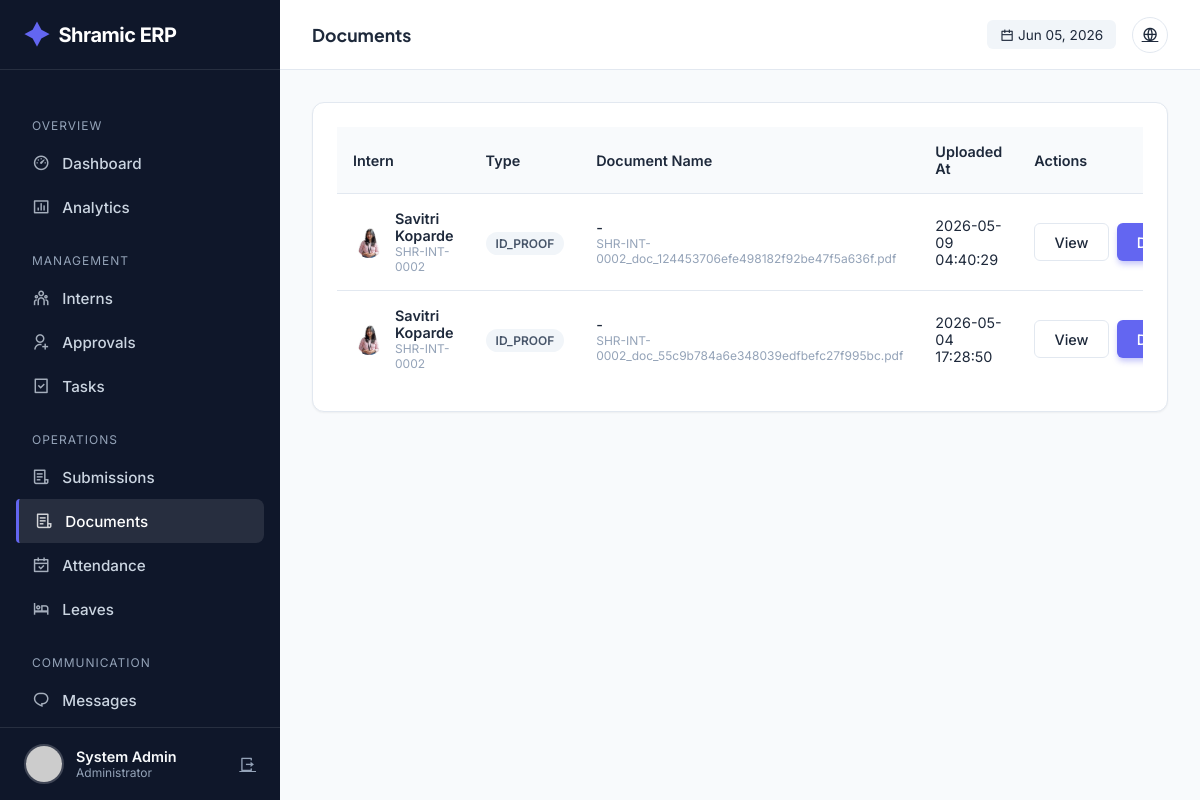
Screenshot of /admin/documents (signed in) with the database file from the repository.
### tables this page shows
CREATE TABLE users (
            id INTEGER PRIMARY KEY AUTOINCREMENT,
            intern_id TEXT UNIQUE,
            usn TEXT UNIQUE NOT NULL,
            full_name TEXT NOT NULL,
            phone TEXT NOT NULL,
            email TEXT UNIQUE NOT NULL,
            password_hash TEXT NOT NULL,
            role TEXT NOT NULL,
            photo_url TEXT,
            status TEXT DEFAULT 'PENDING',
            is_admin BOOLEAN DEFAULT 0,
            department TEXT,
            join_date DATE,
            emergency_contact TEXT,
            address TEXT,
            last_login TIMESTAMP,
            login_count INTEGER DEFAULT 0,
            created_at TIMESTAMP DEFAULT CURRENT_TIMESTAMP,
            updated_at TIMESTAMP DEFAULT CURRENT_TIMESTAMP
        );

CREATE TABLE document_verifications (
            id INTEGER PRIMARY KEY AUTOINCREMENT,
            user_id INTEGER,
            document_type TEXT NOT NULL,
            document_name TEXT,
            file_url TEXT,
            status TEXT DEFAULT 'PENDING',
            verified_by INTEGER,
            verified_at TIMESTAMP,
            rejection_reason TEXT,
            uploaded_at TIMESTAMP DEFAULT CURRENT_TIMESTAMP,
            FOREIGN KEY (user_id) REFERENCES users(id),
            FOREIGN KEY (verified_by) REFERENCES users(id)
        );

### app.py (the view)
@app.route('/admin/documents')
@login_required
@admin_required
def admin_documents():
    conn = get_db_connection()
    cur = conn.cursor()
    status_filter = request.args.get('status', 'PENDING')
    cur.execute("""
        SELECT dv.*, u.full_name, u.intern_id, u.photo_url
        FROM document_verifications dv
        JOIN users u ON dv.user_id = u.id
        WHERE dv.status = ?
        ORDER BY dv.uploaded_at DESC
    """, (status_filter,))
    documents = cur.fetchall()
    conn.close()
    return render_template(
        'admin/documents.html',
        documents=documents,
        current_status=status_filter
    )

### app.py (called while the page is built)
@app.before_request
def make_session_permanent():
    session.permanent = True
    app.permanent_session_lifetime = timedelta(days=365)

def get_db_connection():
    conn = sqlite3.connect(DATABASE, timeout=30)
    conn.execute("PRAGMA busy_timeout = 30000")
    conn.row_factory = sqlite3.Row
    return conn

def get_current_datetime():
    return datetime.now(TIMEZONE)

@login_manager.user_loader
def load_user(user_id):
    conn = get_db_connection()
    cur = conn.cursor()
    cur.execute("SELECT * FROM users WHERE id = ?", (user_id,))
    user_data = cur.fetchone()
    conn.close()
    return User(dict(user_data)) if user_data else None

def admin_required(f):
    @wraps(f)
    def decorated_function(*args, **kwargs):
        if not current_user.is_authenticated or not current_user.is_admin:
            flash('Access denied. Admin privileges required.', 'error')
            return redirect(url_for('index'))
        return f(*args, **kwargs)
    return decorated_function

@app.context_processor
def inject_globals():
    unread_count = 0
    if current_user.is_authenticated:
        try:
            conn = get_db_connection()
            cur = conn.cursor()
            cur.execute("""
                SELECT COUNT(*) as count
                FROM notifications
                WHERE user_id = ? AND is_read = 0
            """, (current_user.id,))
            unread_count = cur.fetchone()['count']
            conn.close()
        except:
            pass
    return {
        'now': get_current_datetime(),
        'app_name': 'Shramic ERP',
        'unread_notifications': unread_count
    }

@app.before_request
def before_request():
        pass

### templates/admin/documents.html (shortened to what this page needs)
{% extends "admin/base.html" %}
{% block page_title %}Documents{% endblock %}
{% block content %}
<div class="card">
  <div class="table-container">
    <table>
      <thead>
        <tr>
          <th>Intern</th>
          <th>Type</th>
          <th>Document Name</th>
          <th>Uploaded At</th>
          <th>Actions</th>
        </tr>
      </thead>
      <tbody>
        {% for doc in documents %}
        <tr>
          <td>
            <div style="display: flex; align-items: center; gap: 10px">
              <img
                src="{{ url_for('static', filename='uploads/profiles/' + doc.photo_url) if doc.photo_url else 'https://ui-avatars.com/api/?name=' + doc.full_name }}"
                style="width: 32px; height: 32px; border-radius: 50%"
              />
              <div>
                <div style="font-weight: 600">{{ doc.full_name }}</div>
                <div style="font-size: 0.75rem; color: var(--text-light)">
                  {{ doc.intern_id }}
                </div>
              </div>
            </div>
          </td>
          <td>
            <span class="badge badge-neutral">{{ doc.document_type }}</span>
          </td>
          <td>
            <div style="font-weight: 500">{{ doc.admin_comment or '-' }}</div>
            <div style="font-size: 0.75rem; color: var(--text-light)">
              {{ doc.file_url or 'No file uploaded' }}
            </div>
          </td>
          <td>{{ doc.uploaded_at }}</td>
          <td>
            <div style="display: flex; gap: 8px">
              {% if doc.file_url %}
              <a href="{{ url_for('serve_file', filename=doc.file_url) }}"
                 target="_blank"
                 class="btn btn-outline">
                View
              </a>
              <a href="{{ url_for('serve_file', filename=doc.file_url) }}"
                 download
                 class="btn btn-primary">
                Download
              </a>
              {% else %}
              <span style="color: var(--text-light); font-size: 0.85rem;">
                No File
              </span>
              {% endif %}
            </div>
          </td>
        </tr>
        {% else %}
        <tr>
          <td colspan="5" style="text-align: center; padding: 3rem; color: var(--text-light)">
            No documents found.
          </td>
        </tr>
        {% endfor %}
      </tbody>
    </table>
  </div>
</div>
{% endblock %}

### templates/admin/base.html (shortened to what this page needs)
<!doctype html>
<html lang="en">
  <head>
    <link
      href="https://cdn.jsdelivr.net/npm/remixicon@4.1.0/fonts/remixicon.css"
      rel="stylesheet"
    />
  </head>
  <body>
    <aside class="sidebar" id="sidebar">
      <a href="/" class="brand">
        <i class="ri-shining-2-fill"></i> Shramic ERP
      </a>
      <ul class="nav-menu">
        <li class="nav-label">Overview</li>
        <li>
          <a
            href="{{ url_for('admin_dashboard') }}"
            class="nav-link {% if request.endpoint == 'admin_dashboard' %}active{% endif %}"
            ><i class="ri-dashboard-3-line"></i> Dashboard</a
          >
        </li>
        <li>
          <a
            href="{{ url_for('admin_analytics') }}"
            class="nav-link {% if request.endpoint == 'admin_analytics' %}active{% endif %}"
            ><i class="ri-bar-chart-box-line"></i> Analytics</a
          >
        </li>
        <li class="nav-label">Management</li>
        <li>
          <a
            href="{{ url_for('admin_interns') }}"
            class="nav-link {% if request.endpoint == 'admin_interns' %}active{% endif %}"
            ><i class="ri-team-line"></i> Interns</a
          >
        </li>
        <li>
          <a
            href="{{ url_for('admin_approvals') }}"
            class="nav-link {% if request.endpoint == 'admin_approvals' %}active{% endif %}"
            ><i class="ri-user-add-line"></i> Approvals</a
          >
        </li>
        <li>
          <a
            href="{{ url_for('admin_tasks') }}"
            class="nav-link {% if request.endpoint == 'admin_tasks' %}active{% endif %}"
            ><i class="ri-task-line"></i> Tasks</a
          >
        </li>
        <li class="nav-label">Operations</li>
        <li>
          <a
            href="{{ url_for('admin_submissions') }}"
            class="nav-link {% if request.endpoint == 'admin_submissions' %}active{% endif %}"
            ><i class="ri-file-list-3-line"></i> Submissions</a
          >
        </li>
        <li>
  <a
    href="{{ url_for('admin_documents') }}"
    class="nav-link {% if request.endpoint == 'admin_documents' %}active{% endif %}"
  >
    <i class="ri-file-list-3-line"></i> Documents
  </a>
</li>
        <li>
          <a
            href="{{ url_for('admin_attendance') }}"
            class="nav-link {% if request.endpoint == 'admin_attendance' %}active{% endif %}"
            ><i class="ri-calendar-check-line"></i> Attendance</a
          >
        </li>
        <li>
          <a
            href="{{ url_for('admin_leaves') }}"
            class="nav-link {% if request.endpoint == 'admin_leaves' %}active{% endif %}"
            ><i class="ri-hotel-bed-line"></i> Leaves</a
          >
        </li>
        <li class="nav-label">Communication</li>
        <li>
          <a
            href="{{ url_for('admin_messages') }}"
            class="nav-link {% if request.endpoint == 'admin_messages' %}active{% endif %}"
            ><i class="ri-chat-1-line"></i> Messages</a
          >
        </li>
        <li>
          <a
            href="{{ url_for('admin_announcements') }}"
            class="nav-link {% if request.endpoint == 'admin_announcements' %}active{% endif %}"
            > Announcements</a
          >
        </li>
      </ul>
      <div class="user-profile">
        <img
          src="{{ url_for('static', filename='uploads/profiles/' + current_user.photo_url) if current_user.photo_url else 'https://ui-avatars.com/api/?name=Admin&background=random' }}"
          class="user-avatar"
          alt="Admin"
        />
        <div style="flex: 1; overflow: hidden">
          <div
            style="
              font-weight: 600;
              font-size: 0.9rem;
              white-space: nowrap;
              text-overflow: ellipsis;
            "
          >
            {{ current_user.full_name }}
          </div>
          <div style="font-size: 0.75rem; color: var(--text-light)">
            Administrator
          </div>
        </div>
        <a
          href="{{ url_for('logout') }}"
          title="Logout"
          style="color: var(--text-light)"
          ><i class="ri-logout-box-r-line"></i
        ></a>
      </div>
    </aside>
    <div class="main-wrapper">
      <header class="top-header">
        <div style="display: flex; align-items: center; gap: 1rem">
          <h2 class="page-title">
            {% block page_title %}Dashboard{% endblock %}
          </h2>
        </div>
        <div class="header-actions">
          <div
            style="
              font-size: 0.85rem;
              color: var(--text-secondary);
              background: #f1f5f9;
              padding: 0.4rem 0.8rem;
              border-radius: 6px;
            "
          >
            <i class="ri-calendar-line"></i> {{ now.strftime('%b %d, %Y') }}
          </div>
          <a href="{{ url_for('index') }}" class="btn-icon" title="View Site"
            ><i class="ri-global-line"></i
          ></a>
        </div>
      </header>
      <div class="content">
         {% block content %}{% endblock %}
      </div>
    </div>
  </body>
</html>

### templates/admin/base.html (style rules this page uses)
:root { --bg-body: #f8fafc; --bg-surface: #ffffff; --bg-sidebar: #0f172a; --primary: #6366f1; --primary-hover: #4f46e5; --secondary: #64748b; --text-main: #1e293b; --text-light: #94a3b8; --text-white: #f8fafc; --success: #10b981; --warning: #f59e0b; --danger: #ef4444; --border: #e2e8f0; --sidebar-width: 280px; --header-height: 70px; --shadow-sm: 0 1px 2px 0 rgb(0 0 0 / 0.05); --shadow-lg: 0 10px 15px -3px rgb(0 0 0 / 0.1), 0 4px 6px -4px rgb(0 0 0 / 0.1); --radius: 12px; }
* { margin: 0; padding: 0; box-sizing: border-box; }
body { font-family: "Inter", sans-serif; background-color: var(--bg-body); color: var(--text-main); display: flex; min-height: 100vh; }
h1, h2, h3, h4, h5 { font-family: "Plus Jakarta Sans", sans-serif; font-weight: 700; }
.sidebar { width: var(--sidebar-width); background: var(--bg-sidebar); color: var(--text-white); position: fixed; height: 100vh; display: flex; flex-direction: column; transition: transform 0.3s ease; z-index: 50; }
.brand { height: var(--header-height); display: flex; align-items: center; padding: 0 1.5rem; border-bottom: 1px solid rgba(255, 255, 255, 0.1); font-size: 1.25rem; font-weight: 700; letter-spacing: -0.5px; color: white; text-decoration: none; }
.brand i { color: var(--primary); margin-right: 10px; font-size: 1.5rem; }
.nav-menu { flex: 1; padding: 1.5rem 1rem; overflow-y: auto; list-style: none; }
.nav-label { font-size: 0.75rem; text-transform: uppercase; letter-spacing: 1px; color: var(--text-light); margin: 1.5rem 0 0.5rem 1rem; }
.nav-link { display: flex; align-items: center; gap: 12px; padding: 0.75rem 1rem; border-radius: 8px; color: #cbd5e1; text-decoration: none; transition: 0.2s; font-weight: 500; font-size: 0.95rem; }
.nav-link:hover, .nav-link.active { background: rgba(255, 255, 255, 0.1); color: white; }
.nav-link.active { border-left: 3px solid var(--primary); border-radius: 4px 8px 8px 4px; }
.nav-link i { font-size: 1.1rem; opacity: 0.8; }
.user-profile { padding: 1rem 1.5rem; border-top: 1px solid rgba(255, 255, 255, 0.1); display: flex; align-items: center; gap: 12px; }
.user-avatar { width: 40px; height: 40px; border-radius: 50%; object-fit: cover; border: 2px solid rgba(255, 255, 255, 0.2); }
.main-wrapper { flex: 1; margin-left: var(--sidebar-width); display: flex; flex-direction: column; width: calc(100% - var(--sidebar-width)); }
.top-header { height: var(--header-height); background: var(--bg-surface); border-bottom: 1px solid var(--border); display: flex; align-items: center; justify-content: space-between; padding: 0 2rem; position: sticky; top: 0; z-index: 40; }
.page-title { font-size: 1.1rem; color: var(--text-main); }
.header-actions { display: flex; align-items: center; gap: 1rem; }
.btn-icon { width: 36px; height: 36px; border-radius: 50%; border: 1px solid var(--border); display: flex; align-items: center; justify-content: center; color: var(--text-secondary); cursor: pointer; transition: 0.2s; background: white; }
.content { padding: 2rem; }
.card { background: var(--bg-surface); border: 1px solid var(--border); border-radius: var(--radius); padding: 1.5rem; box-shadow: var(--shadow-sm); position: relative; overflow: hidden; }
.btn { display: inline-flex; align-items: center; gap: 8px; padding: 0.6rem 1.2rem; border-radius: 6px; font-size: 0.9rem; font-weight: 500; text-decoration: none; cursor: pointer; transition: 0.2s; border: 1px solid transparent; }
.btn-primary { background: var(--primary); color: white; box-shadow: 0 4px 6px -1px rgba(99, 102, 241, 0.4); }
.btn-outline { background: white; border-color: var(--border); color: var(--text-main); }
.table-container { overflow-x: auto; }
table { width: 100%; border-collapse: collapse; font-size: 0.9rem; }
th { text-align: left; padding: 1rem; background: #f8fafc; color: var(--text-secondary); font-weight: 600; border-bottom: 1px solid var(--border); }
td { padding: 1rem; border-bottom: 1px solid var(--border); vertical-align: middle; }
tr:last-child td { border-bottom: none; }
.badge { padding: 4px 10px; border-radius: 20px; font-size: 0.75rem; font-weight: 600; text-transform: uppercase; }
.badge-neutral { background: #f1f5f9; color: #475569; }

### rows the page displays
users: full_name "System Admin"
document_verifications: photo_url (picture), full_name "Savitri Koparde", intern_id "SHR-INT-0002", document_type "ID_PROOF", admin_comment "-", file_url "SHR-INT-0002_doc_124453706efe498182f92be47f5a636f.pdf", uploaded_at "2026-05-09 04:40:29"
document_verifications: photo_url (picture), full_name "Savitri Koparde", intern_id "SHR-INT-0002", document_type "ID_PROOF", admin_comment "-", file_url "SHR-INT-0002_doc_55c9b784a6e348039edfbefc27f995bc.pdf", uploaded_at "2026-05-04 17:28:50"

### other values shown
{{ now.strftime('%b %d, %Y') }} "Jun 05, 2026"
